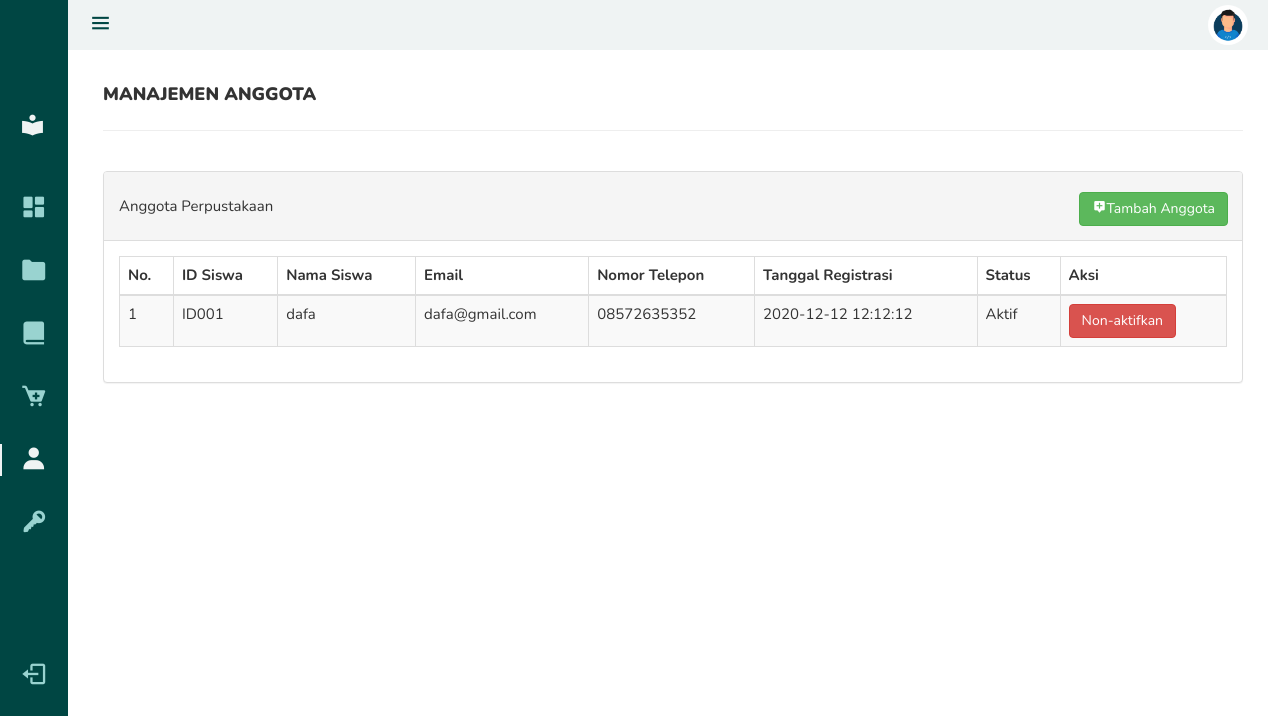
/admin/anggota.php, run on the app's committed database.
### tables this page shows
CREATE TABLE `siswa` (
  `no` int(11) NOT NULL AUTO_INCREMENT PRIMARY KEY,
  `id_siswa` varchar(11) NOT NULL,
  `nama_siswa` varchar(120) DEFAULT NULL,
  `email_siswa` varchar(120) DEFAULT NULL,
  `password` varchar(120) DEFAULT NULL,
  `no_telp` char(11) DEFAULT NULL,
  `status` int(1) DEFAULT NULL,
  `tgl_reg` DATETIME NULL DEFAULT CURRENT_TIMESTAMP,
  `tgl_update` DATETIME NULL DEFAULT NULL ON UPDATE CURRENT_TIMESTAMP
);

### admin/anggota.php (the view, shortened to what this page needs)
<?php include('includes/config.php'); ?>
<!DOCTYPE html>
<html lang="en">
<head>
    <link href='https://cdn.jsdelivr.net/npm/boxicons@2.0.5/css/boxicons.min.css' rel='stylesheet'>
    <link href="assets/css/bootstrap.css" rel="stylesheet" />
    <link rel="stylesheet" href="assets/css/styles.css">
</head>
<body id="body-pd">
    <header class="header" id="header">
        <div class="header__toggle">
            <i class="bx bx-menu" id="header-toggle"></i>
        </div>
        <div class="header__img">
            <img src="assets/Img/profile.png" alt="">
        </div>
    </header>
    <div class="l-navbar" id="nav-bar">
        <nav class="nav">
            <div>
                <a href="dashboard.php" class="nav__logo">
                    <i class='bx bxs-book-reader nav__logo-icon'></i>
                </a>
                <div class="nav__list">
                    <a href="dashboard.php" class="nav__link">
                        <i class='bx bxs-dashboard nav__icon'></i>
                    </a>
                    <a href="manajemen-kategori.php" class="nav__link">
                        <i class='bx bxs-folder nav__icon'></i>
                    </a>
                    <a href="manajemen-buku.php" class="nav__link">
                        <i class='bx bxs-book-alt nav__icon'></i>
                    </a>
                    <a href="manajemen-peminjaman.php" class="nav__link">
                        <i class='bx bxs-cart-add nav__icon'></i>
                    </a>
                    <a href="anggota.php" class="nav__link active">
                        <i class='bx bxs-user nav__icon'></i>
                    </a>
                    <a href="ganti-pass.php" class="nav__link">
                        <i class='bx bxs-key nav__icon'></i>
                    </a>
                </div>
            </div>
            <a href="logout.php" class="nav__link">
                <i class='bx bx-log-out nav__icon'></i>
            </a>
        </nav>
    </div>
    <div class="content-wrapper">
        <div class="container">
            <div class="row pad-botm">
                <div class="col-md-12">
                    <h4 class="header-line">Manajemen Anggota</h4>
                </div>
            </div>
            <div class="row">
                <div class="col-md-12">
                    <div class="panel panel-default">
                        <div class="panel-heading">
                            Anggota Perpustakaan
                            <a href="../index.php"><button class="btn btn-success nav__icon__add"><i class='bx bxs-message-alt-add '></i>Tambah Anggota</button></a>
                        </div>
                        <div class="panel-body">
                            <div class="table-responsive">
                                <table class="table table-striped table-bordered table-hover" id="dataTables-example">
                                    <thead>
                                        <tr>
                                            <th>No.</th>
                                            <th>ID Siswa</th>
                                            <th>Nama Siswa</th>
                                            <th>Email</th>
                                            <th>Nomor Telepon</th>
                                            <th>Tanggal Registrasi</th>
                                            <th>Status</th>
                                            <th>Aksi</th>
                                        </tr>
                                    </thead>
                                    <tbody>
                                        <?php $sql = "SELECT * from siswa";
                                        $query = $dbh->prepare($sql);
                                        $query->execute();
                                        $results = $query->fetchAll(PDO::FETCH_OBJ);
                                        $cnt = 1;
                                        if ($query->rowCount() > 0) {
                                            foreach ($results as $result) { ?>
                                                <tr class="odd gradeX">
                                                    <td class="center"><?php echo htmlentities($cnt); ?></td>
                                                    <td class="center"><?php echo htmlentities($result->id_siswa); ?></td>
                                                    <td class="center"><?php echo htmlentities($result->nama_siswa); ?></td>
                                                    <td class="center"><?php echo htmlentities($result->email_siswa); ?></td>
                                                    <td class="center"><?php echo htmlentities($result->no_telp); ?></td>
                                                    <td class="center"><?php echo htmlentities($result->tgl_reg); ?></td>
                                                    <td class="center"><?php if ($result->status == 1) {
                                                                            echo htmlentities("Aktif");
                                                                        } else {
                                                                            echo htmlentities("Non-Aktif");
                                                                        }
                                                                        ?></td>
                                                    <td class="center">
                                                        <?php if ($result->status == 1) { ?>
                                                            <a href="reg-students.php?inid=<?php echo htmlentities($result->id); ?>" onclick="return confirm('Apakah anda yakin akan memblokir siswa ini?');"> <button class=" btn btn-danger"> Non-aktifkan</button>
                                                            <?php } else { ?>
                                                                <a href="reg-students.php?id=<?php echo htmlentities($result->id); ?>" onclick="return confirm('Apakah anda yakin akan mengaktifkan status siswa ini?');"><button class=" btn btn-primary">Aktifkan</button>
                                                                <?php } ?>
                                                    </td>
                                                </tr>
                                        <?php $cnt = $cnt + 1;
                                            }
                                        } ?>
                                    </tbody>
                                </table>
                            </div>
                        </div>
                    </div>
                </div>
            </div>
        </div>
    </div>
</body>
</html>

### admin/Assets/Css/styles.css (style rules this page uses)
:root { --header-height: 4rem; --nav-width: 68px; --first-color: #004643; --first-color-light: #99d3d0; --white-color: #eff3f3; --body-font: 'Nunito', sans-serif; --normal-font-size: 1.5rem; --z-fixed: 100; }
body { position: relative; margin: var(--header-height) 0 0 0; padding: 0 1rem; font-family: var(--body-font); font-size: var(--normal-font-size); transition: .5s; line-height: 28px; }
a { text-decoration: none; }
.header { width: 100%; height: var(--header-height); position: fixed; top: 0; left: 0; display: flex; align-items: center; justify-content: space-between; padding: 0 1rem; background-color: var(--white-color); z-index: var(--z-fixed); transition: .5s; }
.header__toggle { color: var(--first-color); font-size: 2.5rem; cursor: pointer; }
.header__img { width: 35px; height: 35px; display: flex; justify-content: center; border-radius: 50%; overflow: hidden; }
.header__img img { width: 40px; }
.content-wrapper { margin-top: 40px; min-height:800px; padding-bottom:90px; }
.header-line { font-weight: 900; padding-top:25px; padding-bottom:25px; border-bottom:1px solid #eeeeee; text-transform:uppercase; font-style: bold; }
.pad-botm { padding-bottom:30px; }
.l-navbar { position: fixed; top: 0; left: -30%; width: var(--nav-width); height: 100vh; background-color: var(--first-color); padding: .5rem 1rem 0 0; transition: .5s; z-index: var(--z-fixed); }
.nav { height: 100%; display: flex; flex-direction: column; justify-content: space-between; overflow: hidden; }
.nav__logo, .nav__link { display: grid; grid-template-columns: max-content max-content; align-items: center; column-gap: 2rem; padding: 1.25rem 1rem; }
.nav__logo { margin-bottom: 3rem; }
.nav__logo-icon { font-size: 2.5rem; margin-left: 1rem; color: var(--white-color); }
.nav__link { position: relative; color: var(--first-color-light); margin-bottom: 1rem; transition: .3s; }
.nav__icon { font-size: 2.75rem; margin-left: 1rem; }
.nav__icon__add { display: inline; position: absolute; right: 3rem; }
.active { color: var(--white-color); }
.active::before { content: ''; position: absolute; left: 0; width: 2px; height: 32px; background-color: var(--white-color); }
@media screen and (min-width: 768px) { body { margin: calc(var(--header-height) + 1rem) 0 0 0; padding-left: calc(var(--nav-width) + 2rem); } }
@media screen and (min-width: 768px) { .header { height: calc(var(--header-height) + 1rem); padding: 0 2rem 0 calc(var(--nav-width) + 2rem); } }
@media screen and (min-width: 768px) { .header__img { width: 40px; height: 40px; } }
@media screen and (min-width: 768px) { .header__img img { width: 45px; } }
@media screen and (min-width: 768px) { .l-navbar { left: 0; padding: 1rem 1rem 0 0; } }

### data on the page
siswa: id_siswa "ID001", nama_siswa "dafa", email_siswa "dafa@gmail.com", no_telp "08572635352", tgl_reg "2020-12-12 12:12:12"
